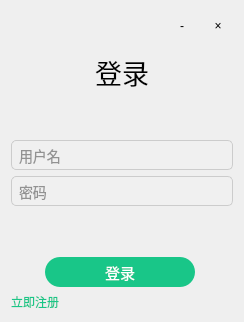
<?xml version="1.0" encoding="UTF-8"?>
<ui version="4.0">
 <class>Login</class>
 <widget class="QWidget" name="Login">
  <property name="geometry">
   <rect>
    <x>0</x>
    <y>0</y>
    <width>244</width>
    <height>322</height>
   </rect>
  </property>
  <property name="windowTitle">
   <string>Form</string>
  </property>
  <layout class="QVBoxLayout" name="verticalLayout">
   <item>
    <layout class="QHBoxLayout" name="horizontalLayout_4">
     <item>
      <spacer name="horizontalSpacer_3">
       <property name="orientation">
        <enum>Qt::Horizontal</enum>
       </property>
       <property name="sizeHint" stdset="0">
        <size>
         <width>37</width>
         <height>17</height>
        </size>
       </property>
      </spacer>
     </item>
     <item>
      <widget class="QToolButton" name="button_connection">
       <property name="minimumSize">
        <size>
         <width>30</width>
         <height>30</height>
        </size>
       </property>
       <property name="styleSheet">
        <string notr="true">#button_connection {
    border: none;
    background-color: transparent;
	border-image: url(:/img/btn_setting.png);
    min-width: 30px;
    min-height: 30px;
    max-width: 30px;
    max-height: 30px;
}

#button_connection:hover {
    background-color: #E1E1E1;
}

#button_connection:pressed {
    background-color: #BDBDBD;
}</string>
       </property>
       <property name="text">
        <string/>
       </property>
      </widget>
     </item>
     <item>
      <widget class="QToolButton" name="minimizeButton">
       <property name="minimumSize">
        <size>
         <width>30</width>
         <height>30</height>
        </size>
       </property>
       <property name="styleSheet">
        <string notr="true">#minimizeButton {
    border: none;
    background-color: transparent;
    min-width: 30px;
    min-height: 30px;
    max-width: 30px;
    max-height: 30px;
}

#minimizeButton:hover {
    background-color: #E1E1E1;
}

#minimizeButton:pressed {
    background-color: #BDBDBD;
}</string>
       </property>
       <property name="text">
        <string>-</string>
       </property>
      </widget>
     </item>
     <item>
      <widget class="QToolButton" name="closeButton">
       <property name="minimumSize">
        <size>
         <width>30</width>
         <height>30</height>
        </size>
       </property>
       <property name="styleSheet">
        <string notr="true">#closeButton {
    border: none;
    background-color: transparent;
    min-width: 30px;
    min-height: 30px;
    max-width: 30px;
    max-height: 30px;
}

#closeButton:hover {
    background-color: #E57373;
    color: white;
}

#closeButton:pressed {
    background-color: #D32F2F;
    color: white;
}</string>
       </property>
       <property name="text">
        <string>×</string>
       </property>
      </widget>
     </item>
    </layout>
   </item>
   <item>
    <widget class="QLabel" name="login_label">
     <property name="minimumSize">
      <size>
       <width>0</width>
       <height>50</height>
      </size>
     </property>
     <property name="font">
      <font>
       <family>微软雅黑</family>
       <pointsize>11</pointsize>
       <weight>50</weight>
       <italic>false</italic>
       <bold>false</bold>
      </font>
     </property>
     <property name="styleSheet">
      <string notr="true">font: 11pt &quot;微软雅黑&quot;;</string>
     </property>
     <property name="text">
      <string>&lt;html&gt;&lt;head/&gt;&lt;body&gt;&lt;p align=&quot;center&quot;&gt;&lt;span style=&quot; font-size:20pt;&quot;&gt;登录&lt;/span&gt;&lt;/p&gt;&lt;/body&gt;&lt;/html&gt;</string>
     </property>
     <property name="alignment">
      <set>Qt::AlignRight|Qt::AlignTrailing|Qt::AlignVCenter</set>
     </property>
    </widget>
   </item>
   <item>
    <spacer name="verticalSpacer_3">
     <property name="orientation">
      <enum>Qt::Vertical</enum>
     </property>
     <property name="sizeHint" stdset="0">
      <size>
       <width>20</width>
       <height>35</height>
      </size>
     </property>
    </spacer>
   </item>
   <item>
    <widget class="QLineEdit" name="account_lineedit">
     <property name="font">
      <font>
       <family>Arial</family>
       <pointsize>-1</pointsize>
       <weight>50</weight>
       <bold>false</bold>
      </font>
     </property>
     <property name="styleSheet">
      <string notr="true">QLineEdit {
    background-color: #f0f0f0;
    border: 1px solid #ccc;
    border-radius: 5px;
    padding: 5px;
    color: #333;
	font-family: Arial, sans-serif;
    font-size: 14px;
    font-weight: normal;
}

QLineEdit:hover {
    border-color: #aaa;
}

QLineEdit:focus {
    border-color: #0078d7;
    background-color: #fff;
}</string>
     </property>
     <property name="text">
      <string/>
     </property>
     <property name="placeholderText">
      <string>用户名</string>
     </property>
     <property name="clearButtonEnabled">
      <bool>false</bool>
     </property>
    </widget>
   </item>
   <item>
    <widget class="QLineEdit" name="key_lineedit">
     <property name="font">
      <font>
       <family>Arial</family>
       <pointsize>-1</pointsize>
       <weight>50</weight>
       <bold>false</bold>
      </font>
     </property>
     <property name="styleSheet">
      <string notr="true">QLineEdit {
    background-color: #f0f0f0;
    border: 1px solid #ccc;
    border-radius: 5px;
    padding: 5px;
    color: #333;
	font-family: Arial, sans-serif;
    font-size: 14px;
    font-weight: normal;
}

QLineEdit:hover {
    border-color: #aaa;
}

QLineEdit:focus {
    border-color: #0078d7;
    background-color: #fff;
}</string>
     </property>
     <property name="text">
      <string/>
     </property>
     <property name="placeholderText">
      <string>密码</string>
     </property>
     <property name="clearButtonEnabled">
      <bool>false</bool>
     </property>
    </widget>
   </item>
   <item>
    <spacer name="verticalSpacer_2">
     <property name="orientation">
      <enum>Qt::Vertical</enum>
     </property>
     <property name="sizeHint" stdset="0">
      <size>
       <width>20</width>
       <height>45</height>
      </size>
     </property>
    </spacer>
   </item>
   <item>
    <layout class="QHBoxLayout" name="horizontalLayout_3">
     <item>
      <spacer name="horizontalSpacer_2">
       <property name="orientation">
        <enum>Qt::Horizontal</enum>
       </property>
       <property name="sizeHint" stdset="0">
        <size>
         <width>37</width>
         <height>17</height>
        </size>
       </property>
      </spacer>
     </item>
     <item>
      <widget class="QPushButton" name="button_login">
       <property name="minimumSize">
        <size>
         <width>150</width>
         <height>30</height>
        </size>
       </property>
       <property name="font">
        <font>
         <family>微软雅黑</family>
         <pointsize>11</pointsize>
         <weight>50</weight>
         <italic>false</italic>
         <bold>false</bold>
        </font>
       </property>
       <property name="styleSheet">
        <string notr="true">QPushButton{
	font: 11pt &quot;微软雅黑&quot;;
    background-color:rgb(25,198,136); 
    color: rgb(255,255,255);          
    border-radius: 15px;
}              
QPushButton:hover{
    background-color:rgb(20,168,106);
    color: rgb(255,255,255); 
    border-radius: 15px;
}
QPushButton:pressed{
    background-color:rgb(15,138,76);
    color: rgb(255,255,255); 
    border-radius: 15px;
}
QPushButton:disabled{
    background-color:rgb(143,217,152);
    color: rgb(255,255,255); 
    border-radius: 15px;
}</string>
       </property>
       <property name="text">
        <string>登录</string>
       </property>
      </widget>
     </item>
     <item>
      <spacer name="horizontalSpacer">
       <property name="orientation">
        <enum>Qt::Horizontal</enum>
       </property>
       <property name="sizeHint" stdset="0">
        <size>
         <width>40</width>
         <height>20</height>
        </size>
       </property>
      </spacer>
     </item>
    </layout>
   </item>
   <item>
    <widget class="LabelWithClick" name="label_signup_rightnow">
     <property name="styleSheet">
      <string notr="true">QLabel{color:rgb(25,198,136)} 
QLabel:hover{color:rgb(20,168,106)}          
QLabel:pressed{color:rgb(15,138,86)}    </string>
     </property>
     <property name="text">
      <string>&lt;html&gt;&lt;head/&gt;&lt;body&gt;&lt;p&gt;立即注册&lt;/p&gt;&lt;/body&gt;&lt;/html&gt;</string>
     </property>
    </widget>
   </item>
  </layout>
 </widget>
 <customwidgets>
  <customwidget>
   <class>LabelWithClick</class>
   <extends>QLabel</extends>
   <header location="global">labelwithclick.h</header>
   <slots>
    <signal>clicked()</signal>
   </slots>
  </customwidget>
 </customwidgets>
 <resources/>
 <connections/>
</ui>
